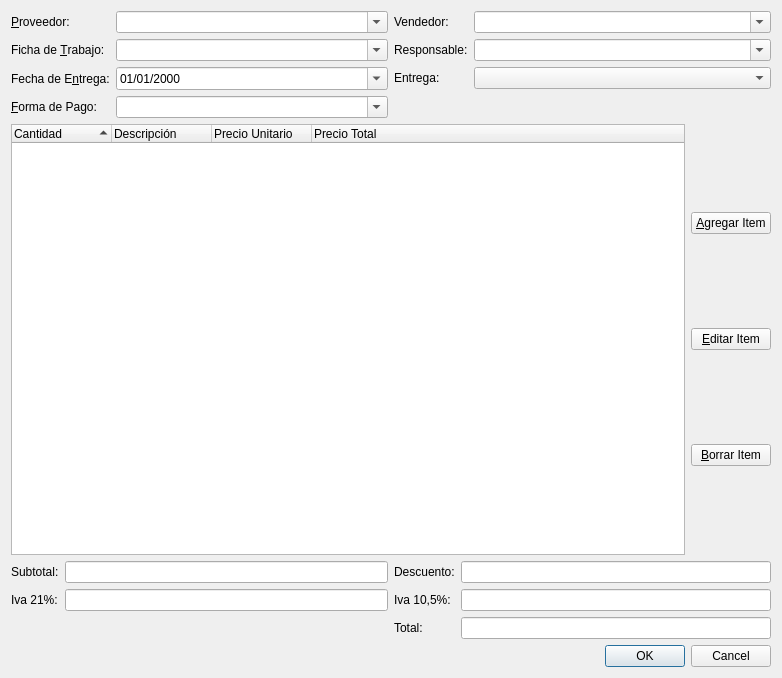
<?xml version="1.0" encoding="UTF-8"?>
<ui version="4.0">
 <class>editorNotas</class>
 <widget class="QWidget" name="editorNotas">
  <property name="enabled">
   <bool>true</bool>
  </property>
  <property name="geometry">
   <rect>
    <x>0</x>
    <y>0</y>
    <width>782</width>
    <height>678</height>
   </rect>
  </property>
  <property name="windowTitle">
   <string>Form</string>
  </property>
  <layout class="QVBoxLayout" name="verticalLayout_2">
   <item>
    <layout class="QHBoxLayout" name="horizontalLayout_3">
     <item>
      <layout class="QFormLayout" name="formLayout">
       <property name="sizeConstraint">
        <enum>QLayout::SetDefaultConstraint</enum>
       </property>
       <property name="fieldGrowthPolicy">
        <enum>QFormLayout::AllNonFixedFieldsGrow</enum>
       </property>
       <item row="0" column="0">
        <widget class="QLabel" name="label">
         <property name="text">
          <string>&amp;Proveedor:</string>
         </property>
         <property name="buddy">
          <cstring>listaProvedores</cstring>
         </property>
        </widget>
       </item>
       <item row="0" column="1">
        <widget class="QComboBox" name="listaProvedores">
         <property name="cursor">
          <cursorShape>IBeamCursor</cursorShape>
         </property>
         <property name="editable">
          <bool>true</bool>
         </property>
        </widget>
       </item>
       <item row="1" column="0">
        <widget class="QLabel" name="label_5">
         <property name="text">
          <string>Ficha de &amp;Trabajo:</string>
         </property>
         <property name="buddy">
          <cstring>fichaTrabajo</cstring>
         </property>
        </widget>
       </item>
       <item row="1" column="1">
        <widget class="QComboBox" name="fichaTrabajo">
         <property name="cursor">
          <cursorShape>ArrowCursor</cursorShape>
         </property>
         <property name="editable">
          <bool>true</bool>
         </property>
        </widget>
       </item>
       <item row="2" column="0">
        <widget class="QLabel" name="label_2">
         <property name="text">
          <string>Fecha de E&amp;ntrega:</string>
         </property>
         <property name="buddy">
          <cstring>dateEdit</cstring>
         </property>
        </widget>
       </item>
       <item row="2" column="1">
        <widget class="QDateEdit" name="dateEdit">
         <property name="displayFormat">
          <string>dd/MM/yyyy</string>
         </property>
         <property name="calendarPopup">
          <bool>true</bool>
         </property>
        </widget>
       </item>
       <item row="3" column="0">
        <widget class="QLabel" name="label_3">
         <property name="text">
          <string>&amp;Forma de Pago:</string>
         </property>
         <property name="buddy">
          <cstring>formaPago</cstring>
         </property>
        </widget>
       </item>
       <item row="3" column="1">
        <widget class="QComboBox" name="formaPago">
         <property name="editable">
          <bool>true</bool>
         </property>
        </widget>
       </item>
      </layout>
     </item>
     <item>
      <layout class="QFormLayout" name="formLayout_4">
       <property name="fieldGrowthPolicy">
        <enum>QFormLayout::AllNonFixedFieldsGrow</enum>
       </property>
       <item row="0" column="0">
        <widget class="QLabel" name="label_12">
         <property name="text">
          <string>Vendedor:</string>
         </property>
        </widget>
       </item>
       <item row="1" column="0">
        <widget class="QLabel" name="label_11">
         <property name="text">
          <string>Responsable:</string>
         </property>
        </widget>
       </item>
       <item row="1" column="1">
        <widget class="QComboBox" name="responsable">
         <property name="editable">
          <bool>true</bool>
         </property>
        </widget>
       </item>
       <item row="2" column="0">
        <widget class="QLabel" name="label_4">
         <property name="text">
          <string>Entrega:</string>
         </property>
        </widget>
       </item>
       <item row="2" column="1">
        <widget class="QComboBox" name="tipoEntrega"/>
       </item>
       <item row="0" column="1">
        <widget class="QComboBox" name="vendedor">
         <property name="editable">
          <bool>true</bool>
         </property>
        </widget>
       </item>
      </layout>
     </item>
    </layout>
   </item>
   <item>
    <layout class="QHBoxLayout" name="horizontalLayout">
     <item>
      <widget class="QTreeWidget" name="treeWidget">
       <property name="sizePolicy">
        <sizepolicy hsizetype="Expanding" vsizetype="Expanding">
         <horstretch>0</horstretch>
         <verstretch>0</verstretch>
        </sizepolicy>
       </property>
       <property name="minimumSize">
        <size>
         <width>651</width>
         <height>0</height>
        </size>
       </property>
       <property name="autoFillBackground">
        <bool>false</bool>
       </property>
       <property name="horizontalScrollBarPolicy">
        <enum>Qt::ScrollBarAsNeeded</enum>
       </property>
       <property name="showDropIndicator" stdset="0">
        <bool>false</bool>
       </property>
       <property name="dragEnabled">
        <bool>false</bool>
       </property>
       <property name="alternatingRowColors">
        <bool>true</bool>
       </property>
       <property name="rootIsDecorated">
        <bool>false</bool>
       </property>
       <property name="uniformRowHeights">
        <bool>true</bool>
       </property>
       <property name="sortingEnabled">
        <bool>true</bool>
       </property>
       <property name="allColumnsShowFocus">
        <bool>true</bool>
       </property>
       <attribute name="headerCascadingSectionResizes">
        <bool>true</bool>
       </attribute>
       <attribute name="headerDefaultSectionSize">
        <number>100</number>
       </attribute>
       <column>
        <property name="text">
         <string>Cantidad</string>
        </property>
       </column>
       <column>
        <property name="text">
         <string>Descripción</string>
        </property>
       </column>
       <column>
        <property name="text">
         <string>Precio Unitario</string>
        </property>
       </column>
       <column>
        <property name="text">
         <string>Precio Total</string>
        </property>
       </column>
      </widget>
     </item>
     <item>
      <layout class="QVBoxLayout" name="verticalLayout">
       <item>
        <widget class="QPushButton" name="agregarItem">
         <property name="text">
          <string>&amp;Agregar Item</string>
         </property>
        </widget>
       </item>
       <item>
        <widget class="QPushButton" name="editarItem">
         <property name="text">
          <string>&amp;Editar Item</string>
         </property>
        </widget>
       </item>
       <item>
        <widget class="QPushButton" name="borrarItem">
         <property name="text">
          <string>&amp;Borrar Item</string>
         </property>
        </widget>
       </item>
      </layout>
     </item>
    </layout>
   </item>
   <item>
    <layout class="QHBoxLayout" name="horizontalLayout_2">
     <item>
      <layout class="QFormLayout" name="formLayout_3">
       <item row="0" column="0">
        <widget class="QLabel" name="label_8">
         <property name="text">
          <string>Subtotal:</string>
         </property>
         <property name="buddy">
          <cstring>subtotal</cstring>
         </property>
        </widget>
       </item>
       <item row="0" column="1">
        <widget class="QLineEdit" name="subtotal">
         <property name="readOnly">
          <bool>true</bool>
         </property>
        </widget>
       </item>
       <item row="1" column="0">
        <widget class="QLabel" name="label_6">
         <property name="text">
          <string>Iva 21%:</string>
         </property>
        </widget>
       </item>
       <item row="1" column="1">
        <widget class="QLineEdit" name="iva21">
         <property name="readOnly">
          <bool>true</bool>
         </property>
        </widget>
       </item>
      </layout>
     </item>
     <item>
      <layout class="QFormLayout" name="formLayout_2">
       <item row="0" column="0">
        <widget class="QLabel" name="label_10">
         <property name="text">
          <string>Descuento:</string>
         </property>
        </widget>
       </item>
       <item row="0" column="1">
        <widget class="QLineEdit" name="descuento">
         <property name="readOnly">
          <bool>true</bool>
         </property>
        </widget>
       </item>
       <item row="1" column="0">
        <widget class="QLabel" name="label_7">
         <property name="text">
          <string>Iva 10,5%:</string>
         </property>
        </widget>
       </item>
       <item row="1" column="1">
        <widget class="QLineEdit" name="iva105">
         <property name="readOnly">
          <bool>true</bool>
         </property>
        </widget>
       </item>
       <item row="2" column="0">
        <widget class="QLabel" name="label_9">
         <property name="text">
          <string>Total:</string>
         </property>
        </widget>
       </item>
       <item row="2" column="1">
        <widget class="QLineEdit" name="lineEdit_4">
         <property name="readOnly">
          <bool>true</bool>
         </property>
        </widget>
       </item>
      </layout>
     </item>
    </layout>
   </item>
   <item>
    <widget class="QDialogButtonBox" name="buttonBox">
     <property name="standardButtons">
      <set>QDialogButtonBox::Cancel|QDialogButtonBox::Ok</set>
     </property>
    </widget>
   </item>
  </layout>
  <action name="actionAgregar_Item">
   <property name="text">
    <string>Agregar Item</string>
   </property>
   <property name="toolTip">
    <string>Agrega un Item a la nota de pedido</string>
   </property>
  </action>
 </widget>
 <tabstops>
  <tabstop>listaProvedores</tabstop>
  <tabstop>vendedor</tabstop>
  <tabstop>fichaTrabajo</tabstop>
  <tabstop>responsable</tabstop>
  <tabstop>dateEdit</tabstop>
  <tabstop>formaPago</tabstop>
  <tabstop>agregarItem</tabstop>
  <tabstop>editarItem</tabstop>
  <tabstop>borrarItem</tabstop>
  <tabstop>subtotal</tabstop>
  <tabstop>descuento</tabstop>
  <tabstop>iva21</tabstop>
  <tabstop>iva105</tabstop>
  <tabstop>lineEdit_4</tabstop>
  <tabstop>buttonBox</tabstop>
  <tabstop>treeWidget</tabstop>
 </tabstops>
 <resources/>
 <connections/>
</ui>
